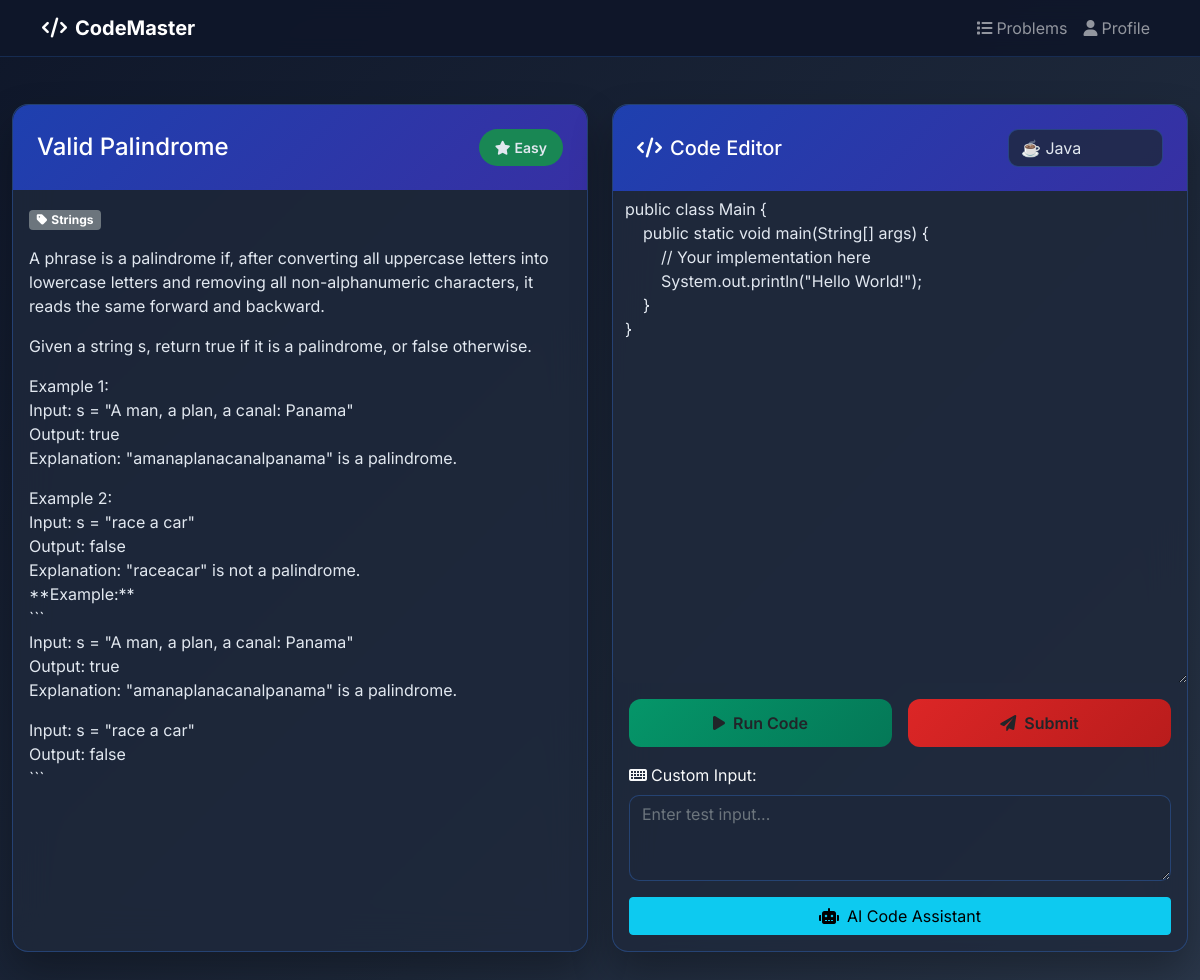
/problems/valid-palindrome/, run on the app's committed database.
### problems/models.py (models this page shows, shortened)
class Problem(models.Model):
    DIFFICULTY_CHOICES = [
        ('easy', 'Easy'),
        ('medium', 'Medium'),
        ('hard', 'Hard'),
    ]
    title = models.CharField(max_length=200)
    slug = models.SlugField(unique=True)
    description = models.TextField()
    difficulty = models.CharField(max_length=10, choices=DIFFICULTY_CHOICES)
    category = models.ForeignKey(Category, on_delete=models.CASCADE)
    created_at = models.DateTimeField(auto_now_add=True)
    updated_at = models.DateTimeField(auto_now=True)
    class Meta:
        indexes = [
            models.Index(fields=['difficulty']),
            models.Index(fields=['category']),
        ]

class Category(models.Model):
    name = models.CharField(max_length=100, unique=True)
    description = models.TextField(blank=True)
    class Meta:
        verbose_name_plural = "Categories"

### problems/views.py (the view)
# urls.py: path('<slug:slug>/', views.problem_detail, name='detail'),
def problem_detail(request, slug):
    problem = get_object_or_404(Problem, slug=slug)
    sample_cases = problem.test_cases.filter(is_sample=True)
    return render(request, 'problems/detail.html', {
        'problem': problem,
        'sample_cases': sample_cases,
    })

### templates/problems/detail.html (shortened to what this page needs)
<!DOCTYPE html>
<html lang="en">
<head>
    <link href="https://cdn.jsdelivr.net/npm/bootstrap@5.1.3/dist/css/bootstrap.min.css" rel="stylesheet">
    <link href="https://cdnjs.cloudflare.com/ajax/libs/codemirror/5.65.2/codemirror.min.css" rel="stylesheet">
    <link href="https://cdnjs.cloudflare.com/ajax/libs/codemirror/5.65.2/theme/monokai.min.css" rel="stylesheet">
    <link href="https://cdnjs.cloudflare.com/ajax/libs/font-awesome/6.0.0/css/all.min.css" rel="stylesheet">
</head>
<body>
    <nav class="navbar navbar-expand-lg navbar-dark fixed-top">
        <div class="container">
            <a class="navbar-brand fw-bold" href="/">
                <i class="fas fa-code me-2"></i>CodeMaster
            </a>
            <div class="navbar-nav ms-auto">
                <a class="nav-link" href="/problems/"><i class="fas fa-list me-1"></i>Problems</a>
                <a class="nav-link" href="/users/profile/"><i class="fas fa-user me-1"></i>Profile</a>
            </div>
        </div>
    </nav>
    <div class="container-fluid py-4" style="margin-top: 80px;">
        <div class="row g-4">
            <div class="col-lg-6">
                <div class="problem-card card h-100">
                    <div class="card-header d-flex justify-content-between align-items-center">
                        <h4 class="mb-0 text-white">{{ problem.title }}</h4>
                        <span class="difficulty-badge
                            {% if problem.difficulty == 'easy' %}bg-success
                            {% elif problem.difficulty == 'medium' %}bg-warning text-dark
                            {% else %}bg-danger{% endif %}">
                            <i class="fas fa-star me-1"></i>{{ problem.get_difficulty_display }}
                        </span>
                    </div>
                    <div class="card-body overflow-auto" style="max-height: 600px;">
                        <div class="mb-3">
                            <span class="badge bg-secondary">
                                <i class="fas fa-tag me-1"></i>{{ problem.category.name }}
                            </span>
                        </div>
                        <div class="problem-description mb-4">
                            {{ problem.description|linebreaks }}
                        </div>
                    </div>
                </div>
            </div>
            <div class="col-lg-6">
                <div class="editor-card card h-100">
                    <div class="card-header">
                        <div class="d-flex justify-content-between align-items-center">
                            <h5 class="mb-0 text-white">
                                <i class="fas fa-code me-2"></i>Code Editor
                            </h5>
                            <select id="language-select" class="language-select form-select" style="width: auto;">
                                <option value="java" selected>☕ Java</option>
                            </select>
                        </div>
                    </div>
                    <div class="card-body p-0">
                        <textarea id="code-editor" class="form-control border-0" rows="20">public class Main {
    public static void main(String[] args) {
        // Your implementation here
        System.out.println("Hello World!");
    }
}</textarea>
                    </div>
                    <div class="card-footer bg-transparent border-0 p-3">
                        <div class="row g-3">
                            <div class="col-md-6">
                                <button id="run-btn" class="btn btn-run w-100">
                                    <i class="fas fa-play me-2"></i>Run Code
                                </button>
                            </div>
                            <div class="col-md-6">
                                <button id="submit-btn" class="btn btn-submit w-100">
                                    <i class="fas fa-paper-plane me-2"></i>Submit
                                </button>
                            </div>
                        </div>
                        <div class="mt-3">
                            <label for="input-data" class="form-label text-light">
                                <i class="fas fa-keyboard me-1"></i>Custom Input:
                            </label>
                            <textarea id="input-data" class="form-control" rows="3" placeholder="Enter test input..."></textarea>
                        </div>
                        <div class="mt-3">
                            <button class="btn btn-info w-100" onclick="toggleAIChat()">
                                <i class="fas fa-robot me-2"></i>AI Code Assistant
                            </button>
                        </div>
                    </div>
                </div>
            </div>
        </div>
    </div>
</body>
</html>

### templates/problems/detail.html (style rules this page uses)
body { font-family: 'Inter', sans-serif; background: linear-gradient(135deg, #0f172a 0%, #1e293b 50%, #334155 100%); color: #e2e8f0; min-height: 100vh; }
.navbar { background: rgba(15, 23, 42, 0.95) !important; backdrop-filter: blur(10px); border-bottom: 1px solid rgba(59, 130, 246, 0.2); }
.problem-card, .editor-card { background: rgba(30, 41, 59, 0.8); backdrop-filter: blur(20px); border: 1px solid rgba(59, 130, 246, 0.3); border-radius: 16px; box-shadow: 0 20px 40px rgba(0, 0, 0, 0.3); }
.card-header { background: linear-gradient(135deg, #1e40af 0%, #3730a3 100%); border-radius: 16px 16px 0 0 !important; border: none; padding: 1.5rem; }
.difficulty-badge { padding: 0.5rem 1rem; border-radius: 20px; font-weight: 600; font-size: 0.875rem; }
.btn-run { background: linear-gradient(135deg, #059669 0%, #047857 100%); border: none; border-radius: 12px; padding: 0.75rem 1.5rem; font-weight: 600; transition: all 0.3s ease; }
.btn-submit { background: linear-gradient(135deg, #dc2626 0%, #b91c1c 100%); border: none; border-radius: 12px; padding: 0.75rem 1.5rem; font-weight: 600; transition: all 0.3s ease; }
.language-select { background: rgba(30, 41, 59, 0.8); border: 1px solid rgba(59, 130, 246, 0.3); color: #e2e8f0; border-radius: 10px; }
.form-control { background: rgba(30, 41, 59, 0.6); border: 1px solid rgba(59, 130, 246, 0.3); color: #e2e8f0; border-radius: 10px; }

### data on the page
Problem: title "Valid Palindrome", difficulty "Easy", category.name "Strings", description "A phrase is a palindrome if, after converting all uppercase letters into lowercase letters and removing all non-alphanumeric characters, it reads the same forward and backward. Given a string s, return true if it is a palindrome, or false otherwise. Example 1: Input: s = \"A man, a plan, a canal: Panama\" Output: true Explanation: \"amanaplanacanalpanama\" is a palindrome. Example 2: Input: s = \"race a car\" Output: false Explanation: \"raceacar\" is not a palindrome. **Example:** ``` Input: s = \"A man, a plan, a canal: Panama\" Output: true Explanation: \"amanaplanacanalpanama\" is a palindrome. Input: s = \"race a car\" Output: false ```"
